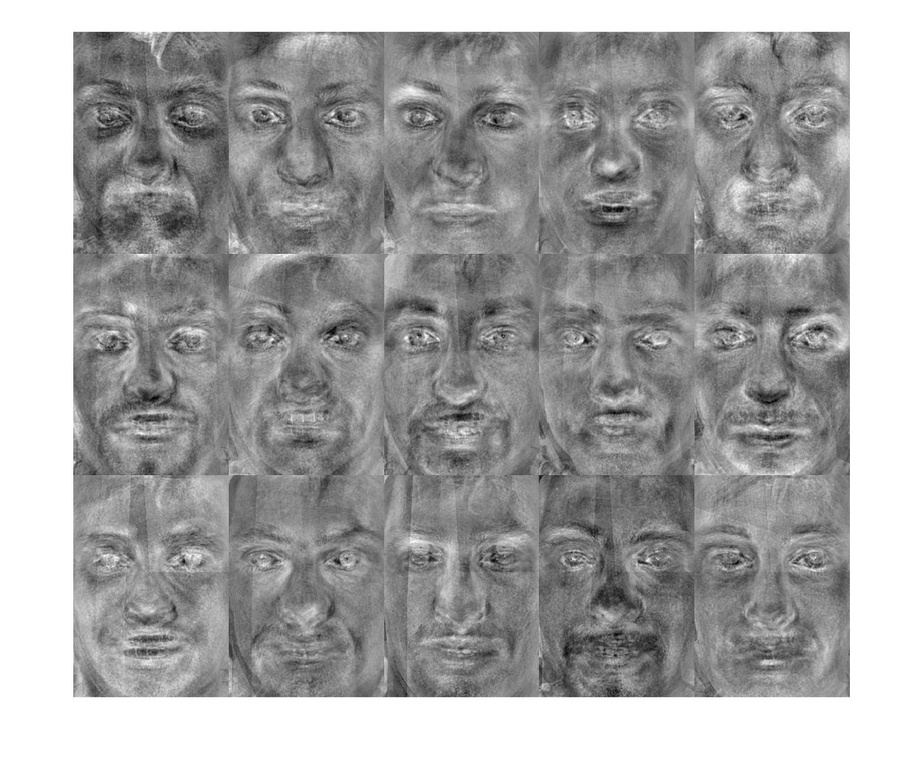
%> input picture fisherfaces.jpg, 924 x 764 px, shrunk from 1135 x 939 before the run
$ octave --eval "result = faceMask3(imread('fisherfaces.jpg'));"   (GNU Octave 9; MATLAB toolbox functions it lacks are replaced by stand-ins)
%> lines starting %> are read from the running program, lines starting %| are printed output that depends on the picture; in (x1, y1, x2, y2) boxes, pixels count from 0 and x2, y2 are one past the last pixel; in counts of white or black regions, pixels touching at a corner belong together; the program's own positions count from 1
### dilationDisk.m
function imOut = dilationDisk(imIn, size)
    % Function to perform dilation on a binary image using a square structuring element
    % Create a square structuring element with the specified size
    SE = strel('square', size);

    % Perform dilation on the binary image with the square structuring element
    imOut = imdilate(imIn, SE);
end

### erodationDisk.m
function imOut = erodationDisk(imIn, size)
   % Function to perform erodation on a binary image using a disk structuring element
    % Create a square structuring element with the specified size
    SE = strel('disk', size);

    % Perform erodation on the binary image with the disk structuring element
    imOut = imerode(imIn, SE);
end

### faceMask3.m
function mask = faceMask3(imIn)
    % Edge mask

    imGray = rgb2gray(imIn);

    sobX = [-1 -2 -1;
             0 0 0;
             1 2 1];

    sobY = [-1 0 1;
            -2 0 2;
            -1 0 1];

    imSobelX = imfilter(imGray,sobX);
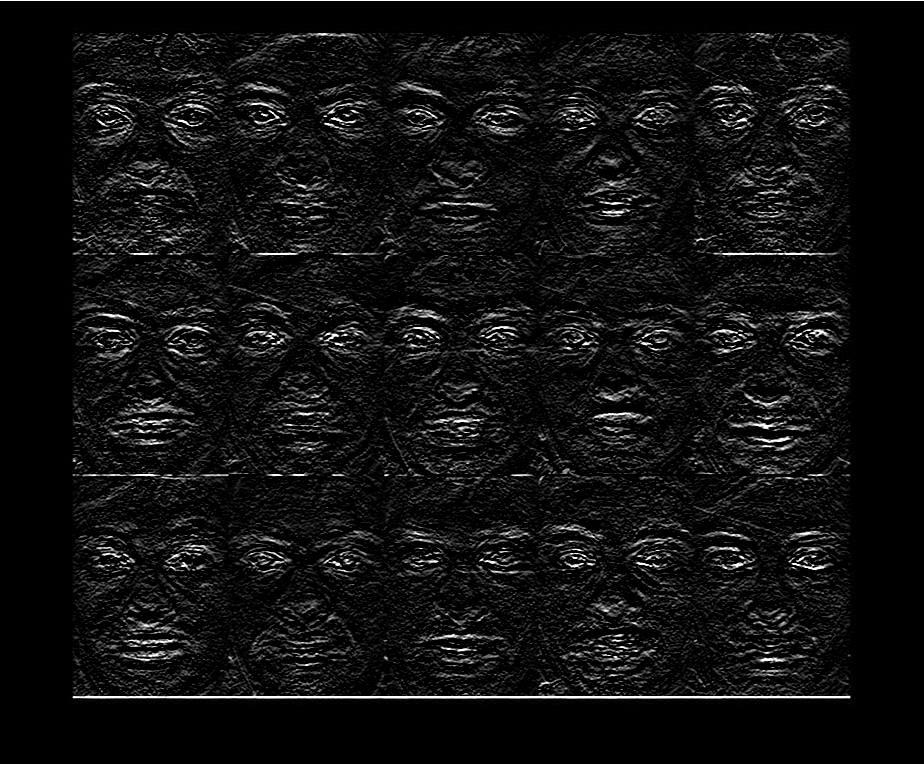
%> imSobelX: size 764x924 uint8; min 0, max 255, mean 16.4
    imSobelY = imfilter(imGray,sobY);
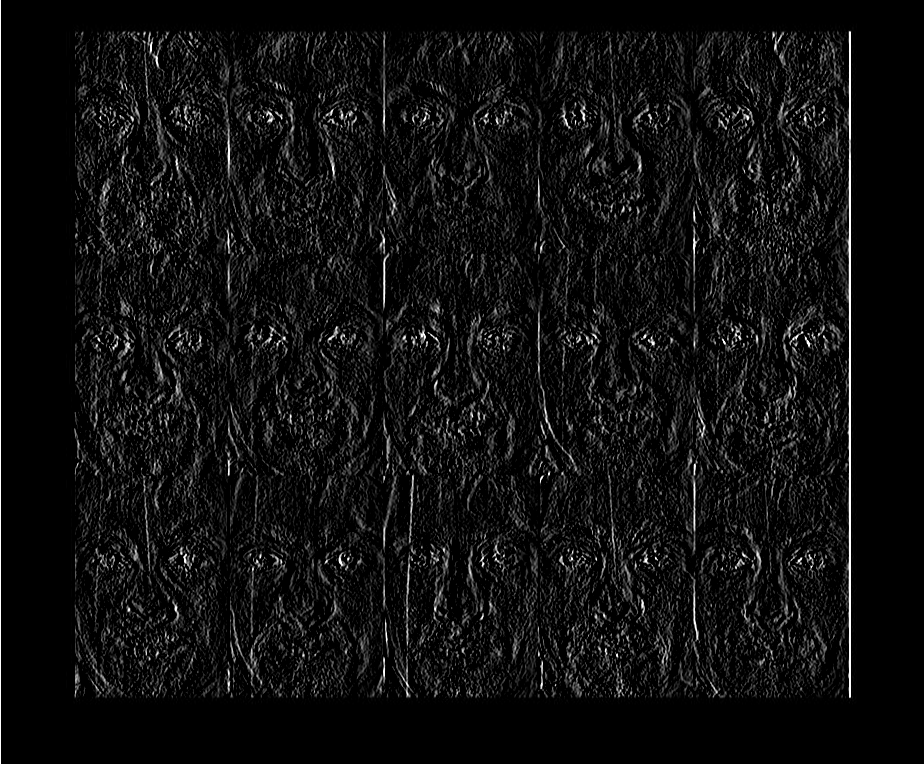
%> imSobelY: size 764x924 uint8; min 0, max 255, mean 15.6

    mask = sqrt(imSobelX.^2 + imSobelY.^2) > 0.5;
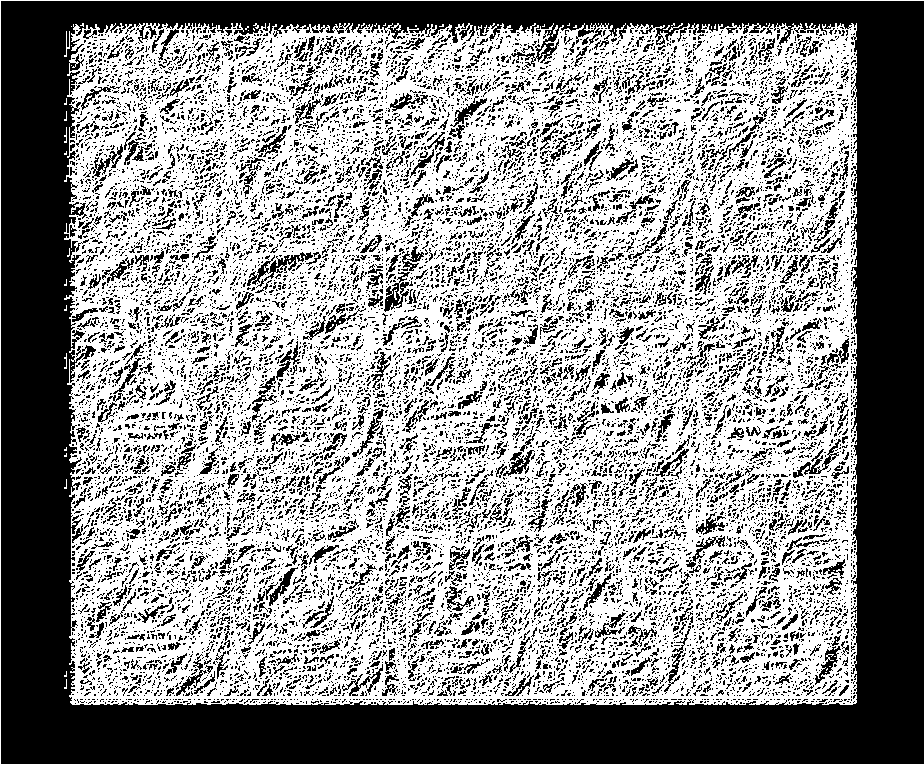
%> mask: size 764x924 logical; 56.4% white; 15655 black regions (14221 under 20 px), largest, box (x1, y1, x2, y2) and area: (1, 1, 924, 764) 175535, (247, 252, 313, 288) 580, (384, 272, 413, 312) 429

    mask = dilationDisk(mask,6);
%> in dilationDisk, `imOut = imdilate(imIn, SE);`: imOut: size 764x924 logical; 78.1% white; 12 black regions (11 under 20 px), largest, box (x1, y1, x2, y2) and area: (4, 4, 924, 764) 154905
    mask = dilationDisk(mask,6);
%> call 2 of dilationDisk, with size = 6
%> in dilationDisk (call 2), `imOut = imdilate(imIn, SE);`:
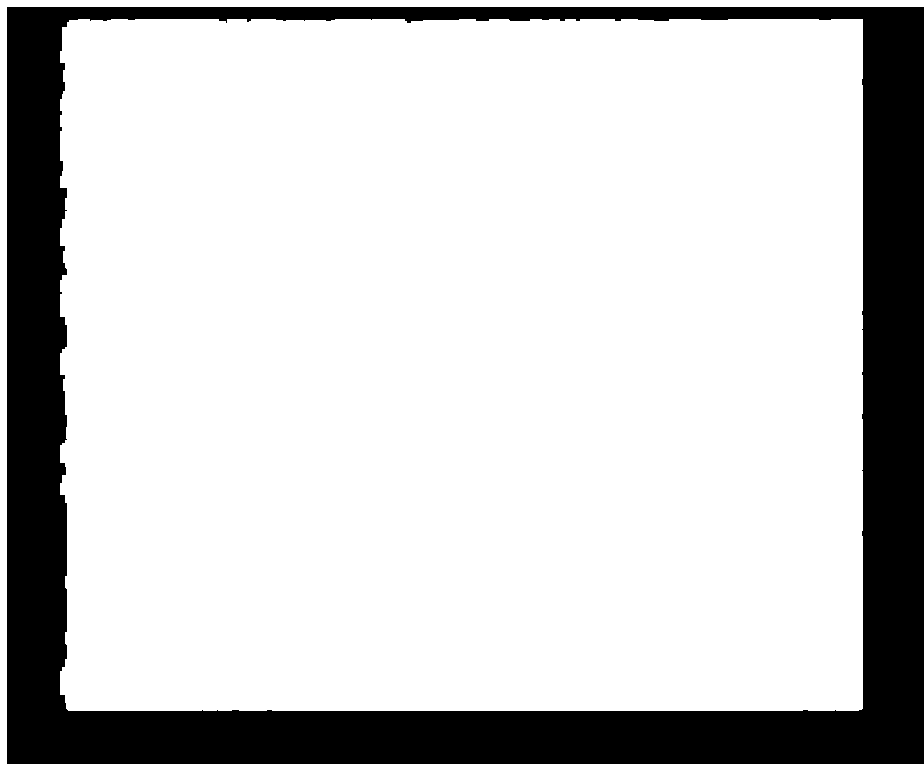
%> imOut: size 764x924 logical; 80% white; 1 black region, box (x1, y1, x2, y2) and area: (7, 7, 924, 764) 141470
    mask = erodationDisk(mask,6);
%> in erodationDisk, `imOut = imerode(imIn, SE);`:
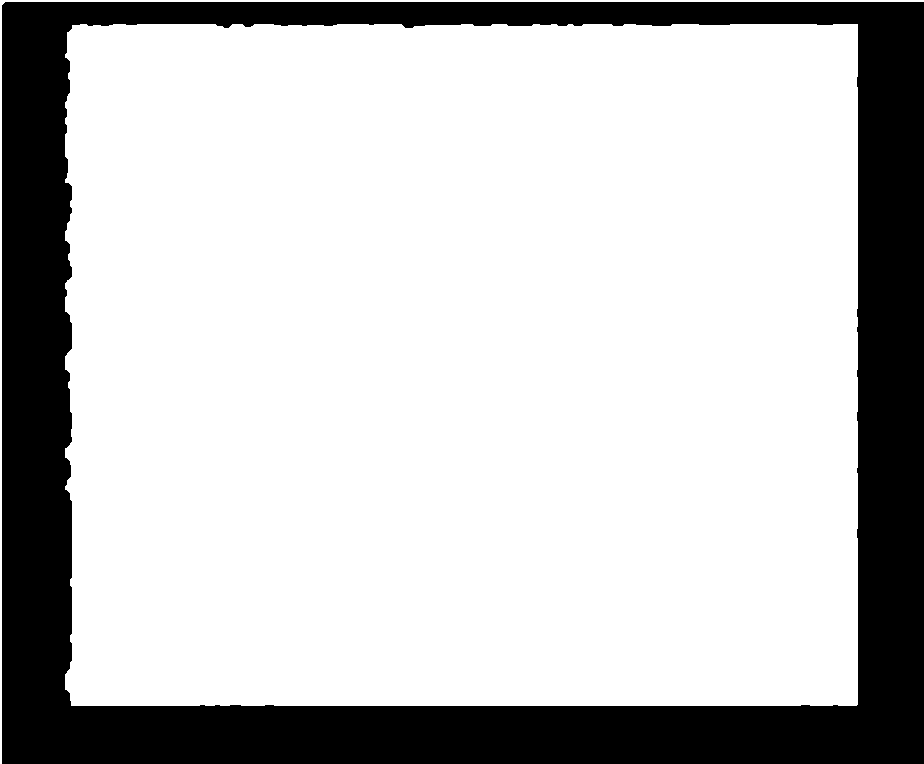
%> imOut: size 764x924 logical; 76.6% white; 1 black region, box (x1, y1, x2, y2) and area: (2, 2, 924, 764) 165297
    mask = erodationDisk(mask,6);
%> call 2 of erodationDisk, with size = 6
%> in erodationDisk (call 2), `imOut = imerode(imIn, SE);`:
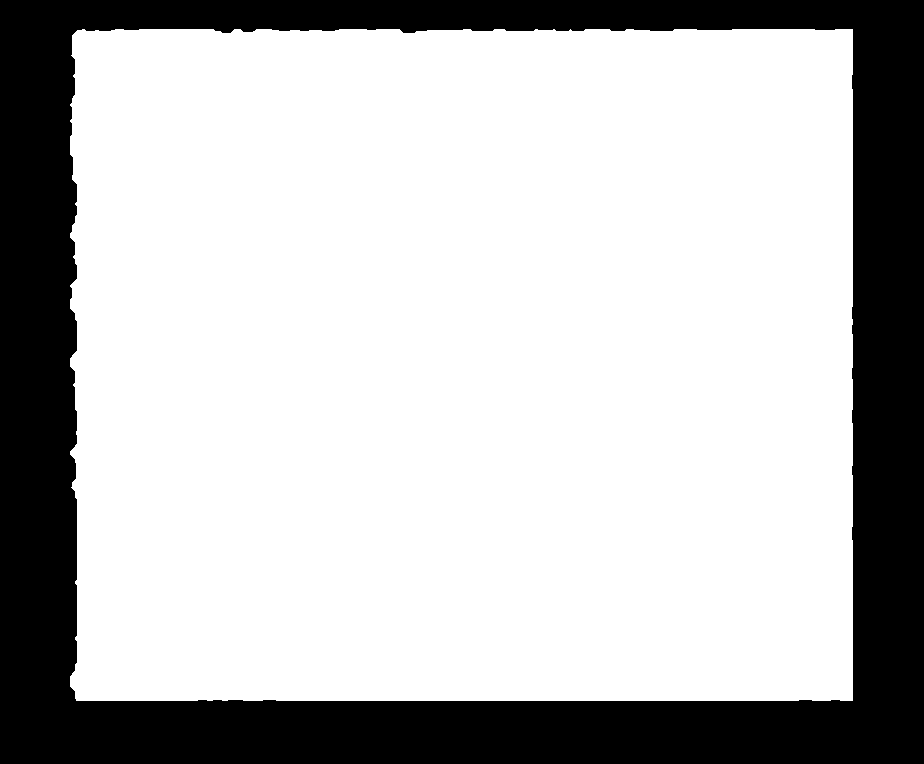
%> imOut: size 764x924 logical; 74% white; 1 black region, box (x1, y1, x2, y2) and area: (0, 0, 924, 764) 183756
end
